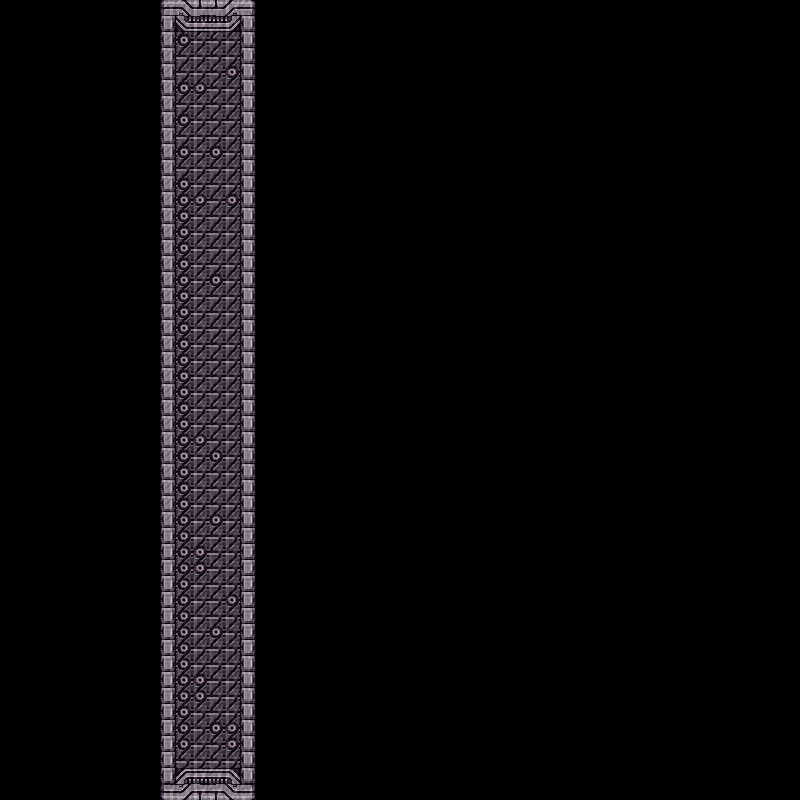

A level layout from a 2D game, rendered from its tile map. Below: a short description, then the map file with tile-grid data replaced by summaries:
An orthogonal 50x50 tile map with 16x16 px tiles, 3 tile layers (Tile Layer 1, Shading1, Tile Layer 3).

<map version="1.0" tiledversion="2017.09.27" orientation="orthogonal" renderorder="right-down" width="50" height="50" tilewidth="16" tileheight="16" infinite="0" nextobjectid="1">
 <tileset firstgid="1" source="Sci-Fi16PX_Shadows.tsx" />
 <layer name="Tile Layer 1" width="50" height="50">
  <data>[2500 cells, 300 non-empty, 20 distinct tile ids]</data>
 </layer>
 <layer name="Shading1" width="50" height="50" opacity="0.29">
  <data>[2500 cells, 300 non-empty, 4 distinct tile ids]</data>
 </layer>
 <layer name="Tile Layer 3" width="50" height="50" opacity="0.21">
  <data>[2500 cells, 300 non-empty, 6 distinct tile ids]</data>
 </layer>
</map>
